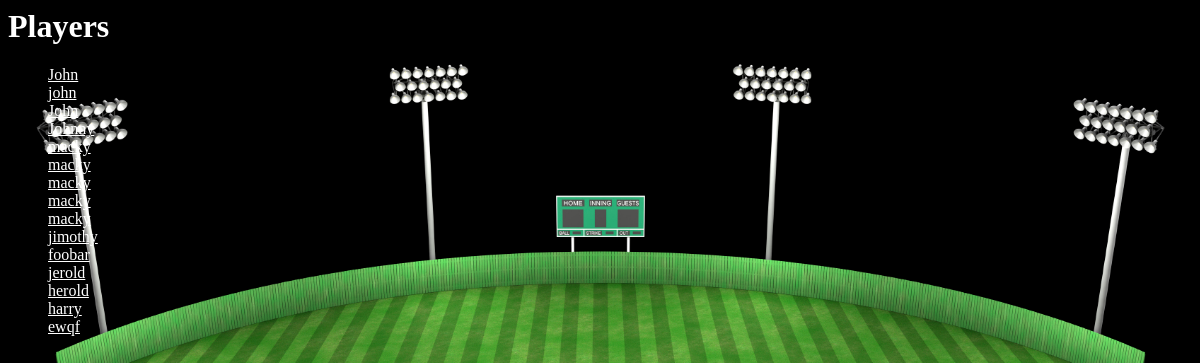
/tagger/player_index/, run on an earlier commit of the app's database.
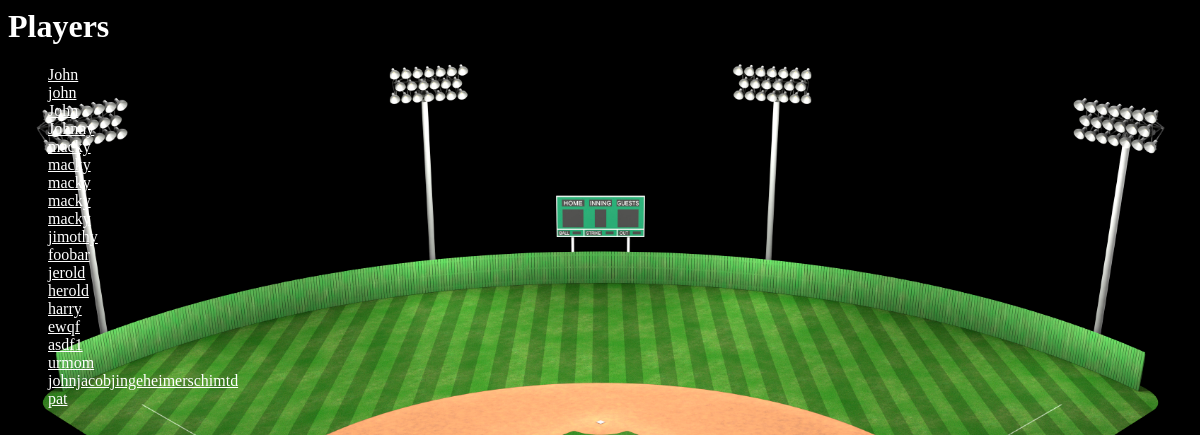
And on a later commit of the database.
### tagger/models.py (models this page shows, shortened)
class Player(models.Model):
    roster = models.ForeignKey(Roster, on_delete=models.CASCADE, null=True)
    player_name = models.CharField(max_length=50)
    player_height = models.IntegerField(default=0)

### tagger/views.py (the view)
# urls.py: path('player_index/', views.player_index.as_view(), name='player_index'),
class player_index(generic.ListView):
    template_name = 'tagger/player_index.html'
    context_object_name = 'all_players_list'
    def get_queryset(self):
        return Player.objects.all()

### tagger/templates/tagger/player_index.html
<h1 style="color: white">{{"Players"}}</h1>
{% if all_players_list %}
    <ul>
    {% for player in all_players_list %}
        <li><a href="{% url 'tagger:player_details' player.id %}">{{ player.player_name }}</a></li>
    {% endfor %}
    </ul>
{% else %}
    <p style="color: white">No players are available.</p>
{% endif %}
{% load static %}
<link rel="stylesheet" type="text/css" href="{% static 'tagger/homepage.css' %}">

What changed in the data, as far as the page shows it:
added Player: player_name "asdf1"
added Player: player_name "urmom"
added Player: player_name "johnjacobjingeheimerschimtd"
added Player: player_name "pat"
